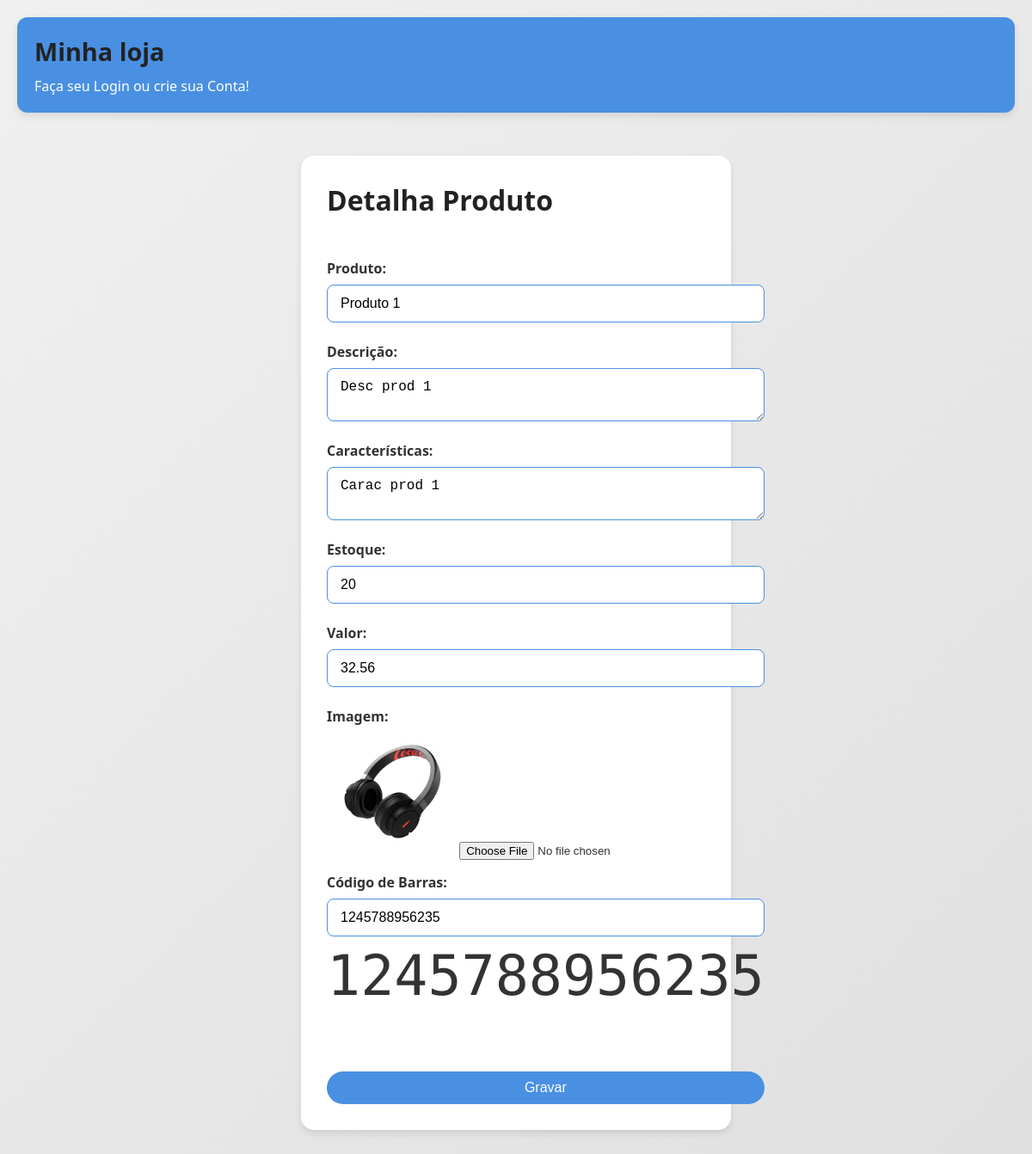
Screenshot of /editaproduto.php?id=1 with the database file from the repository.
### tables this page shows
CREATE TABLE `tb_produtos` (
  `id_produto` int(11) NOT NULL,
  `nome_produto` varchar(30) DEFAULT NULL,
  `descricao_produto` varchar(200) DEFAULT NULL,
  `caracteristica_produto` varchar(200) DEFAULT NULL,
  `estoque_produto` int(11) DEFAULT NULL,
  `valor_produto` decimal(8,2) DEFAULT NULL,
  `imagem_produto` varchar(20) DEFAULT NULL,
  `barcode_produto` varchar(13) DEFAULT NULL,
  `status_produto` int(11) DEFAULT NULL
);

### editaproduto.php (the view, shortened to what this page needs)
<?php
include('cabecalho.php');
include('conndb.php');
$id = $_GET['id'];
$sql = "SELECT * FROM tb_produtos WHERE id_produto = $id";
$result = mysqli_query($link, $sql);
$tbl = mysqli_fetch_array($result);
?>
<!DOCTYPE html>
<html lang="pt-BR">
<head>
    <link rel="stylesheet" href="estilo.css">
</head>
<body>
    <div class="container">
        <h1>Detalha Produto</h1>
        <br>
        <form action="editaproduto.php" method="post" enctype="multipart/form-data">
            <fieldset>
                <label for="nome">Produto:</label>
                <input type="text" value="<?= $tbl[1] ?>" name="nome">
                <br>
                <label for="descricao">Descrição:</label>
                <textarea name="descricao"><?= $tbl[2] ?></textarea>
                <br>
                <label for="caracteristica">Características:</label>
                <textarea name="caracteristica"><?= $tbl[3] ?></textarea>
                <br>
                <label for="estoque">Estoque:</label>
                <input type="number" value="<?= $tbl[4] ?>" name="estoque">
                <br>
                <label for="valor">Valor:</label>
                <input type="number" value="<?= $tbl[5] ?>" name="valor">
                <br>
                <label for="imagem">Imagem:</label>
                <img src="imagens/<?= $tbl[6] ?>" width="150" id="imagem">
                <input type="file" name="imagem" id="file" onchange="foto()">
                <br>
                <label for="barcode">Código de Barras:</label>
                <input type="text" value="<?= $tbl[7] ?>" onkeyup="cb()" id="cbt" name="barcode" maxlength="13" minlength="13">
                <br>
                <div class="barcode" id="cb"><?= $tbl[7] ?></div>
                <br>
                <br>
                <input type="submit" value="Gravar">
            </fieldset>
        </form>
    </div>
</body>
</html>

### estilo.css (style rules this page uses)
* { margin: 0; padding: 0; box-sizing: border-box; }
body { font-family: 'Segoe UI', Tahoma, Geneva, Verdana, sans-serif; background: linear-gradient(135deg, #f0f0f0, #e0e0e0); color: #333; padding: 20px; }
h1, h2, h3, h4, h5, h6 { color: #222; margin-bottom: 10px; }
input[type="submit"], input[type="button"], button { background-color: #4a90e2; color: white; border: none; padding: 10px 20px; margin-top: 10px; border-radius: 25px; cursor: pointer; font-size: 1rem; transition: background-color 0.3s; }
input[type="text"], input[type="email"], input[type="password"], input[type="date"], input[type="number"], textarea, select { width: 100%; padding: 12px 15px; margin: 8px 0; border: 1px solid #4a90e2; border-radius: 8px; font-size: 1rem; }

### editaproduto.php (style rules this page uses)
.container { max-width: 500px; margin: 50px auto; background-color: #fff; padding: 30px; border-radius: 15px; box-shadow: 0 4px 8px rgba(0, 0, 0, 0.1); }
fieldset { border: none; }
label { display: block; margin-top: 15px; font-weight: bold; }
input[type="submit"] { display: block; width: 100%; margin-top: 30px; }
.barcode { font-family: 'Libre Barcode 39', cursive; font-size: 65px; }

### rows the page displays
tb_produtos: nome "Produto 1", descricao "Desc prod 1", caracteristica "Carac prod 1", estoque "20", valor "32.56", imagem_produto (picture), barcode "1245788956235", barcode_produto "1245788956235"
